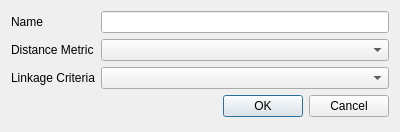
<?xml version="1.0" encoding="UTF-8"?>
<ui version="4.0">
 <class>AHCADialog</class>
 <widget class="QDialog" name="AHCADialog">
  <property name="geometry">
   <rect>
    <x>0</x>
    <y>0</y>
    <width>400</width>
    <height>132</height>
   </rect>
  </property>
  <property name="windowTitle">
   <string>Dialog</string>
  </property>
  <layout class="QFormLayout" name="formLayout">
   <item row="0" column="0">
    <widget class="QLabel" name="nameLabel">
     <property name="text">
      <string>Name</string>
     </property>
    </widget>
   </item>
   <item row="0" column="1">
    <widget class="QLineEdit" name="nameLineEdit"/>
   </item>
   <item row="1" column="0">
    <widget class="QLabel" name="metricLabel">
     <property name="text">
      <string>Distance Metric</string>
     </property>
    </widget>
   </item>
   <item row="1" column="1">
    <widget class="QComboBox" name="metricComboBox"/>
   </item>
   <item row="2" column="0">
    <widget class="QLabel" name="linkageLabel">
     <property name="text">
      <string>Linkage Criteria</string>
     </property>
    </widget>
   </item>
   <item row="2" column="1">
    <widget class="QComboBox" name="linkageComboBox"/>
   </item>
   <item row="3" column="1">
    <widget class="QDialogButtonBox" name="buttonBox">
     <property name="orientation">
      <enum>Qt::Horizontal</enum>
     </property>
     <property name="standardButtons">
      <set>QDialogButtonBox::Cancel|QDialogButtonBox::Ok</set>
     </property>
    </widget>
   </item>
  </layout>
 </widget>
 <resources/>
 <connections>
  <connection>
   <sender>buttonBox</sender>
   <signal>accepted()</signal>
   <receiver>AHCADialog</receiver>
   <slot>accept()</slot>
   <hints>
    <hint type="sourcelabel">
     <x>248</x>
     <y>254</y>
    </hint>
    <hint type="destinationlabel">
     <x>157</x>
     <y>274</y>
    </hint>
   </hints>
  </connection>
  <connection>
   <sender>buttonBox</sender>
   <signal>rejected()</signal>
   <receiver>AHCADialog</receiver>
   <slot>reject()</slot>
   <hints>
    <hint type="sourcelabel">
     <x>316</x>
     <y>260</y>
    </hint>
    <hint type="destinationlabel">
     <x>286</x>
     <y>274</y>
    </hint>
   </hints>
  </connection>
 </connections>
</ui>
